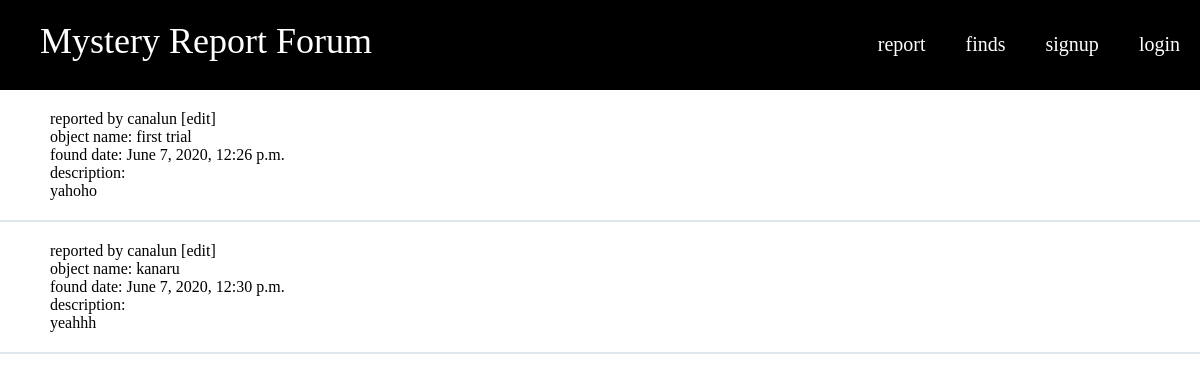
Before: /finds with the older database file.
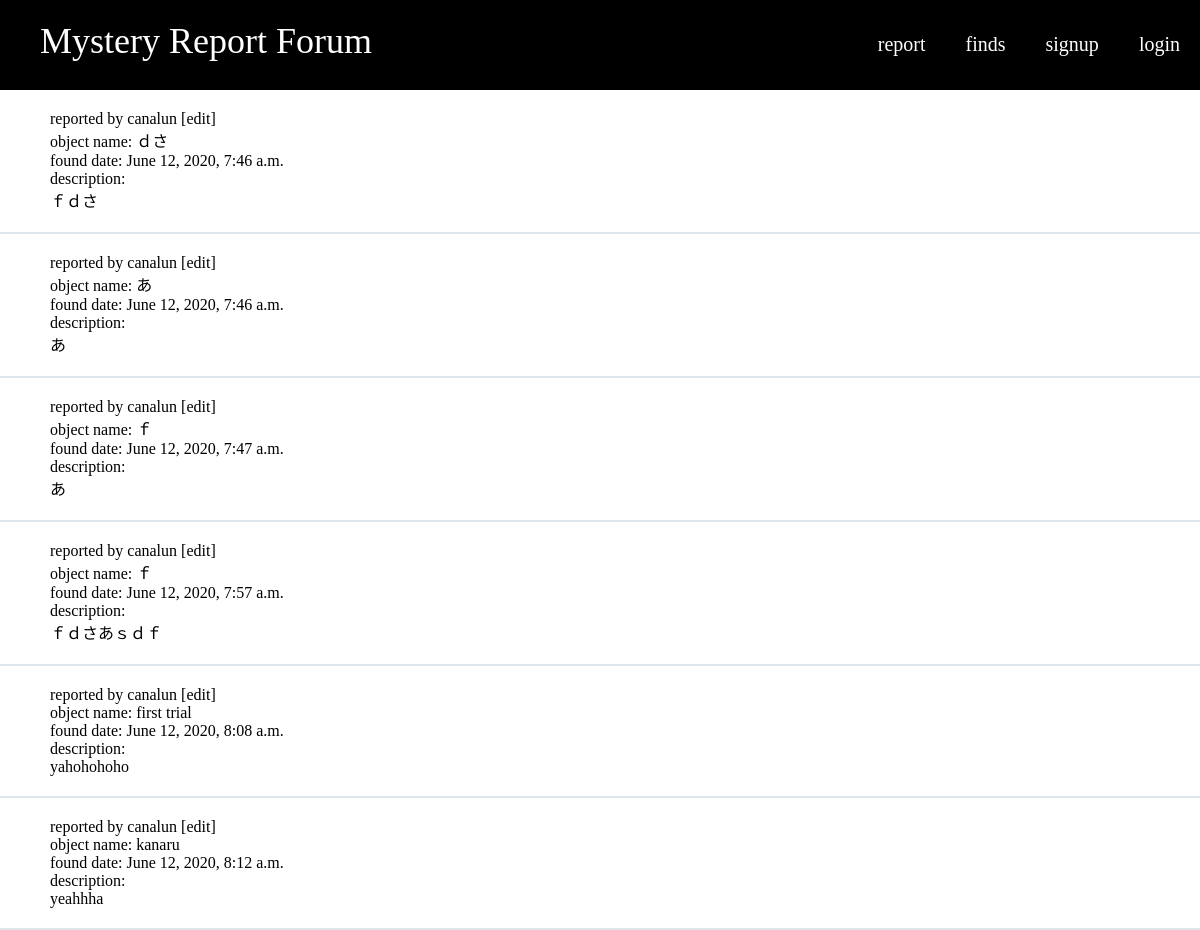
After: the same page with the newer database file.
### blog/models.py (models this page shows, shortened)
class Post(models.Model):
    author = models.ForeignKey(settings.AUTH_USER_MODEL, on_delete=models.CASCADE)
    title = models.CharField(max_length=200)
    text = models.TextField()
    created_date = models.DateTimeField(default=timezone.now)
    published_date = models.DateTimeField(blank=True, null=True)

### blog/views.py (the view)
# urls.py: path("finds", views.post_list, name="finds"),
def post_list(request):
    posts = Post.objects.filter(published_date__lte=timezone.now()).order_by('published_date')
    return render(request, "blog/post_list.html", {'posts':posts})

### blog/templates/blog/post_list.html (shortened to what this page needs)
{% extends 'blog/base.html' %}
{% load static %}
  {% block content %}
    {% for post in posts %}
      <div class="post">
        <p>reported by {{ post.author }}
        <a class="edit_button" href="{% url 'post_edit' pk=post.pk %}">[edit]</a></p>
        <p>object name: {{ post.title }}</p>
        <p>found date: {{ post.published_date }}</p>
        <p>description:<br>
          {{ post.text|linebreaksbr }}</p>
      </div>
    {% endfor %}
  {% endblock %}

### blog/templates/blog/base.html (shortened to what this page needs)
{% load static %}
<html lang="en" dir="ltr">
  <head>
    <link rel="stylesheet" href="{% static 'css/blog.css' %}">
  </head>
  <body>
    <header>
        <div class = "header-logo"><a href="{% url 'top' %}">Mystery Report Forum</a></div>
        <ul>
          {% if user.is_authenticated %}
          <li>Hello, {{ user.username }}</li>
          <li><a href="{% url 'logout' %}">logout</a></li>
          {% else %}
          <li><a href="{% url 'login' %}">login</a></li>
          <li><a href="{% url 'signup' %}">signup</a></li>
          {% endif %}
          <li><a href="{% url 'finds' %}">finds</a></li>
          <li><a href="{% url 'report' %}">report</a></li>
        </ul>
    </header>
    <content>
      {% block content %}
      {% endblock %}
    </content>
  </body>
</html>

### blog/static/css/blog.css (style rules this page uses)
html, body, ul, ol, li, h1, h2, h3, h4, h5, h6, p, form, input, div { margin: 0; padding: 0; }
header { font-family: "Comic Sans MS"; background-color: black; height:90px; }
.header-logo { font-size:36px; float:left; color:white; margin:20px 40px; }
a { text-decoration: none; color:white; }
.edit_button { text-decoration: none; color:black; }
li { list-style: none; float:right; background-color: black; color:#fff; margin:33px 20px; font-size: 20px; }
content { font-family: "Comic Sans MS"; }
.post { padding: 20px 50px 20px 50px; border-bottom: 2px solid #dee7ec; }

Changed rows visible on the page:
added Post: author "canalun", title "ｄさ", published_date "June 12, 2020, 7:46 a.m.", text "ｆｄさ"
added Post: author "canalun", title "あ", published_date "June 12, 2020, 7:46 a.m.", text "あ"
added Post: author "canalun", title "ｆ", published_date "June 12, 2020, 7:47 a.m.", text "あ"
added Post: author "canalun", title "ｆ", published_date "June 12, 2020, 7:57 a.m.", text "ｆｄさあｓｄｆ"
changed Post "first trial": published_date "June 7, 2020, 12:26 p.m." → "June 12, 2020, 8:08 a.m."; text "yahoho" → "yahohohoho"
changed Post "kanaru": published_date "June 7, 2020, 12:30 p.m." → "June 12, 2020, 8:12 a.m."; text "yeahhh" → "yeahhha"
